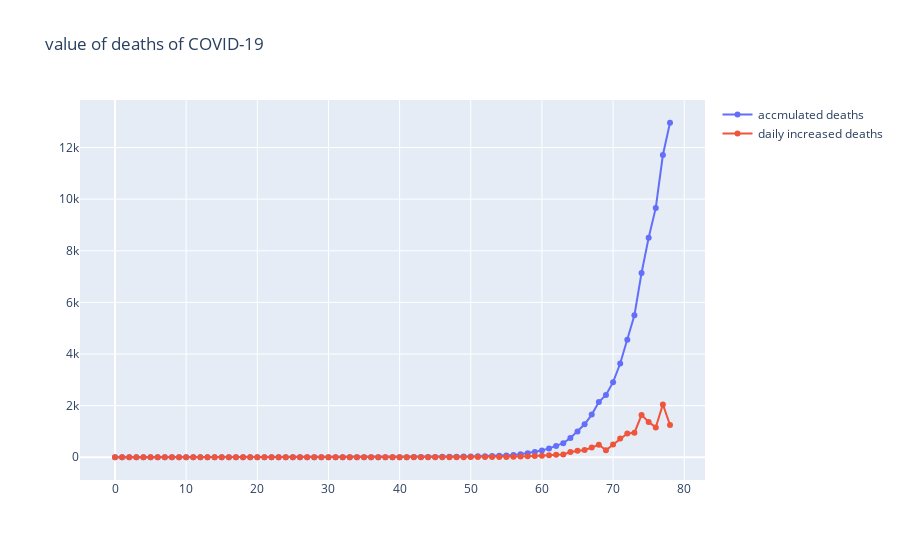
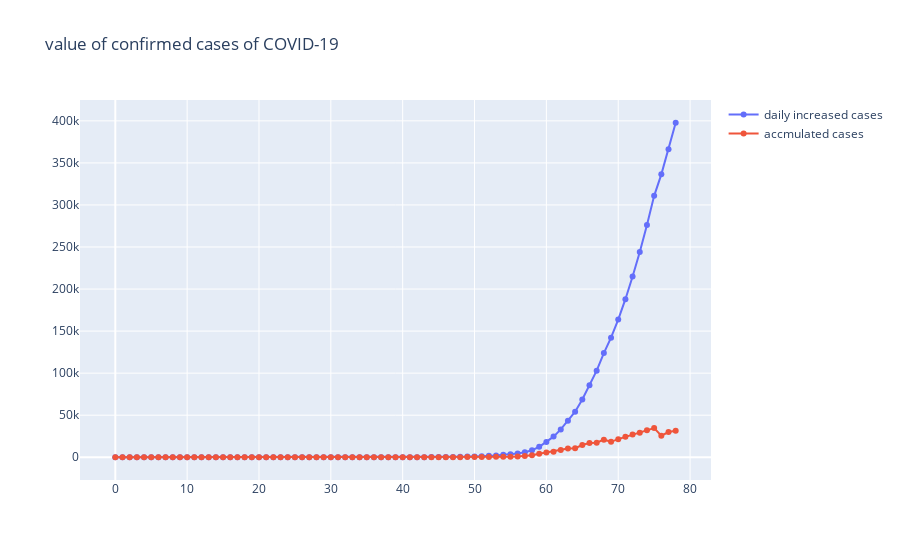

The code cell stored with these charts, in order, in its notebook:
### Code cell
#plot value
import plotly
import plotly.graph_objs as go
trace0 = go.Scatter(
    x = df1['time'],
    y = df1['adeath'],
    mode = 'lines+markers',
    name = 'accmulated deaths'
)
trace1 = go.Scatter(
    x = df1['time'],
    y = df1['ddeath'],
    mode = 'lines+markers',
    name = 'daily increased deaths'
)
trace2 = go.Scatter(
    x = df1['time'],
    y = df1['acase'],
    mode = 'lines+markers',
    name = 'daily increased cases'
)
trace3 = go.Scatter(
    x = df1['time'],
    y = df1['dcase'],
    mode = 'lines+markers',
    name = 'accmulated cases'
)
data1 = [trace0,trace1]
data2 = [trace2,trace3]
layout1 = dict(title ='value of deaths of COVID-19')
layout2 = dict(title ='value of confirmed cases of COVID-19')
fig1 = dict(data =data1, layout =layout1)
fig2 = dict(data =data2, layout =layout2)
plotly.offline.iplot(fig1)
plotly.offline.iplot(fig2)

### Figure 1 — Plotly figure (JSON) as saved in the notebook; plotly's stock layout.template omitted (floating-point values rounded to 4 significant figures)
{"data": [{"mode": "lines+markers", "name": "accmulated deaths", "type": "scatter", "x": [0, 1, 2, 3, 4, 5, 6, 7, 8, 9, 10, 11, 12, 13, 14, 15, 16, 17, 18, 19, 20, 21, 22, 23, 24, 25, 26, 27, 28, 29, 30, 31, 32, 33, 34, 35, 36, 37, 38, 39, 40, 41, 42, 43, 44, 45, 46, 47, 48, 49, 50, 51, 52, 53, 54, 55, 56, 57, 58, 59, 60, 61, 62, 63, 64, 65, 66, 67, 68, 69, 70, 71, 72, 73, 74, 75, 76, 77, 78], "y": [0, 0, 0, 0, 0, 0, 0, 0, 0, 0, 0, 0, 0, 0, 0, 0, 0, 0, 0, 0, 0, 0, 0, 0, 0, 0, 0, 0, 0, 0, 0, 0, 0, 0, 0, 0, 0, 0, 0, 0, 1, 3, 6, 10, 12, 12, 15, 19, 22, 26, 31, 37, 43, 50, 60, 68, 91, 116, 157, 203, 265, 343, 436, 546, 746, 1000, 1279, 1652, 2138, 2412, 2908, 3631, 4551, 5502, 7136, 8505, 9661, 11709, 12959]}, {"mode": "lines+markers", "name": "daily increased deaths", "type": "scatter", "x": [0, 1, 2, 3, 4, 5, 6, 7, 8, 9, 10, 11, 12, 13, 14, 15, 16, 17, 18, 19, 20, 21, 22, 23, 24, 25, 26, 27, 28, 29, 30, 31, 32, 33, 34, 35, 36, 37, 38, 39, 40, 41, 42, 43, 44, 45, 46, 47, 48, 49, 50, 51, 52, 53, 54, 55, 56, 57, 58, 59, 60, 61, 62, 63, 64, 65, 66, 67, 68, 69, 70, 71, 72, 73, 74, 75, 76, 77, 78], "y": [0, 0, 0, 0, 0, 0, 0, 0, 0, 0, 0, 0, 0, 0, 0, 0, 0, 0, 0, 0, 0, 0, 0, 0, 0, 0, 0, 0, 0, 0, 0, 0, 0, 0, 0, 0, 0, 0, 0, 0, 1, 2, 3, 4, 2, 0, 3, 4, 3, 4, 5, 6, 6, 7, 10, 8, 23, 25, 41, 46, 62, 78, 93, 110, 200, 254, 279, 373, 486, 274, 496, 723, 920, 951, 1634, 1369, 1156, 2048, 1250]}], "layout": {"title": {"text": "value of deaths of COVID-19"}}}

### Figure 2 — Plotly figure (JSON) as saved in the notebook; plotly's stock layout.template omitted (floating-point values rounded to 4 significant figures)
{"data": [{"mode": "lines+markers", "name": "daily increased cases", "type": "scatter", "x": [0, 1, 2, 3, 4, 5, 6, 7, 8, 9, 10, 11, 12, 13, 14, 15, 16, 17, 18, 19, 20, 21, 22, 23, 24, 25, 26, 27, 28, 29, 30, 31, 32, 33, 34, 35, 36, 37, 38, 39, 40, 41, 42, 43, 44, 45, 46, 47, 48, 49, 50, 51, 52, 53, 54, 55, 56, 57, 58, 59, 60, 61, 62, 63, 64, 65, 66, 67, 68, 69, 70, 71, 72, 73, 74, 75, 76, 77, 78], "y": [0, 1, 1, 1, 2, 3, 5, 5, 5, 5, 6, 7, 8, 11, 11, 11, 12, 12, 12, 12, 12, 13, 13, 14, 15, 15, 15, 15, 25, 25, 25, 27, 30, 30, 30, 43, 45, 60, 60, 65, 70, 88, 104, 125, 161, 228, 311, 428, 547, 748, 1018, 1263, 1668, 2224, 2898, 3600, 4507, 5905, 8345, 12413, 18005, 24532, 33061, 43498, 54185, 68787, 85614, 102942, 123840, 142183, 163697, 187961, 215013, 244007, 276201, 310842, 336410, 366362, 397752]}, {"mode": "lines+markers", "name": "accmulated cases", "type": "scatter", "x": [0, 1, 2, 3, 4, 5, 6, 7, 8, 9, 10, 11, 12, 13, 14, 15, 16, 17, 18, 19, 20, 21, 22, 23, 24, 25, 26, 27, 28, 29, 30, 31, 32, 33, 34, 35, 36, 37, 38, 39, 40, 41, 42, 43, 44, 45, 46, 47, 48, 49, 50, 51, 52, 53, 54, 55, 56, 57, 58, 59, 60, 61, 62, 63, 64, 65, 66, 67, 68, 69, 70, 71, 72, 73, 74, 75, 76, 77, 78], "y": [0, 1, 0, 0, 1, 1, 2, 0, 0, 0, 1, 1, 1, 3, 0, 0, 1, 0, 0, 0, 0, 1, 0, 1, 1, 0, 0, 0, 10, 0, 0, 2, 3, 0, 0, 13, 2, 15, 0, 5, 5, 18, 16, 21, 36, 67, 83, 117, 119, 201, 270, 245, 405, 556, 674, 702, 907, 1398, 2440, 4068, 5592, 6527, 8529, 10437, 10687, 14602, 16827, 17328, 20898, 18343, 21514, 24264, 27052, 28994, 32194, 34641, 25568, 29952, 31390]}], "layout": {"title": {"text": "value of confirmed cases of COVID-19"}}}
